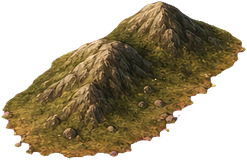
#> input picture assets/painted/hills/0.png, 247 x 160 px; its folder holds 4 pictures in this run
$ python bigcities.py ../../../assets/painted/hills/0.png out.png
#> lines starting #> are read from the running program, lines starting #| are printed output that depends on the picture; after the words box and inside, x2 and y2 are one past the last pixel; in counts of white or black regions, pixels touching at a corner belong together
#> further down, base is the input picture: PIL image 247x160 RGBA; mean R, G, B, A 62.1, 50.2, 26.9, 139.2
### tools/hdart/painted_assets.py
"""Prepares art for the painted map (src/Graphics/PaintedMap.cs) from generated images.

Input folder (as written by generate_painted.py):
  tex_NAME.png    ground textures: grass, plains, desert, tundra, snow, ocean, shallow, swamp, floor, and optionally
                  forest, hills, mountains, jungle (a terrain's own ground)
  SET.png         sprite sheets on flat magenta: trees, jungle (jungle_green.png wins), hills, mountains
  unit_*.png, res_*.png, hut.png, fortress.png, town.png, walls.png, mine.png (optional)
                  single objects on flat magenta, for the 4x sprite set (painted_set.py)
  ui_grain.png, ui_stone.png, ui_slate.png
                  interface textures, for the 4x sprite set

Output folder (copy it to the game's hd/painted):
  ground/NAME.png   textures made to repeat without seams, 512x512
  SET/N.png         each sprite cut from its sheet, with the magenta keyed out
  objects/NAME.png  each single object, keyed out and trimmed
  ui/NAME.png       interface textures made to repeat without seams, 1024x1024

Usage: python3 painted_assets.py INPUT_DIR OUTPUT_DIR
"""

import os
import sys
import numpy as np
from PIL import Image
from scipy import ndimage

import style

# forest, hills, mountains and jungle are optional: with them each of those terrains has its own ground
TEXTURES = ['grass', 'plains', 'desert', 'tundra', 'snow', 'ocean', 'shallow', 'swamp', 'floor', 'forest', 'hills', 'mountains', 'jungle']
SETS = ['trees', 'jungle', 'hills', 'mountains']
TEXTURE_SIZE = 512


def key_out(image):
    """RGBA float array: alpha from the magenta colour key, magenta spill removed."""
    a = np.asarray(image.convert('RGB'), dtype=np.float64)
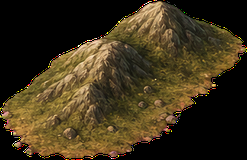
#> a: shape (160, 247, 3) float64; mean R, G, B 62.1, 50.2, 26.9
    r, g, b = a[..., 0], a[..., 1], a[..., 2]
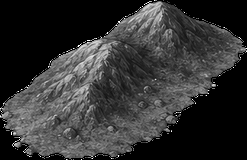
#> g: shape (160, 247) float64; min 0, max 255, mean 50.2
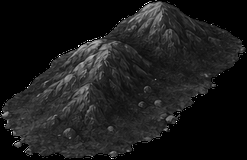
#> b: shape (160, 247) float64; min 0, max 255, mean 26.9
    key = np.minimum(r, b) - g                       # about 255 on the background, low on the art
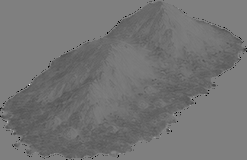
#> key: shape (160, 247) float64; min -255, max 255, mean -23.3; drawn with min black and max white
    alpha = ndimage.grey_erosion(np.clip((150 - key) / 110, 0, 1), size=(3, 3))
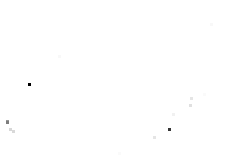
#> alpha: shape (160, 247) float64; min 0, max 1, mean 0.999
    # red and blue may not both exceed green by more than the art itself does
    spill = np.clip(np.minimum(r, b) - g - 4, 0, None)
    a = a.copy()
    a[..., 0] -= spill
#> a: shape (160, 247, 3) float64; 0.19% of pixels changed, all inside (x1, y1, x2, y2) = (3, 2, 245, 155)
    a[..., 2] -= spill
#> a: shape (160, 247, 3) float64; mean R, G, B 62.1, 50.2, 26.9
    return np.concatenate([np.clip(a, 0, 255), alpha[..., None] * 255], -1)


# [13 lines left out: function cut_sprites, not called in this run]


def cut_object(image, size=256):
    """A single object on flat magenta: its parts (blobs at least 2% of the largest), trimmed, at most `size` pixels."""
    rgba = key_out(image)
    labels, n = ndimage.label(rgba[..., 3] > 128)
#> labels: shape (160, 247) int32; values 0 (black) and 1 (white), 99.9% white; black in thin lines or dots, all inside (x1, y1, x2, y2) = (6, 83, 171, 131)
#> n = 1
    if n == 0:
        return None
    areas = ndimage.sum(np.ones(labels.shape), labels, range(1, n + 1))
#> areas = [39493]
    keep = np.isin(labels, [i + 1 for i, area in enumerate(areas) if area >= areas.max() * 0.02])
    keep = ndimage.binary_dilation(keep, iterations=3)
#> keep: shape (160, 247) bool; every value is 1
    rgba[..., 3] *= keep
    ys, xs = np.nonzero(rgba[..., 3] > 8)
    img = Image.fromarray(np.rint(rgba[ys.min():ys.max() + 1, xs.min():xs.max() + 1]).astype(np.uint8), 'RGBA')
    k = size / max(img.size)
#> k = 2.07
    if k < 1:
        img = img.resize((max(1, round(img.width * k)), max(1, round(img.height * k))), Image.LANCZOS)
    return img


# [63 lines left out: functions river_strip, main, not called in this run]


# [2 lines that do not run on import are left out]

### themes/gouache/preview/bigcities.py
"""Shows big-city variants (raw-big/*.png) in Babylon's cell of the engine preview, at game scale and zoomed, on one board.
Usage: python bigcities.py ENGINE_PNG OUT_JPG"""
import sys
import numpy as np
from PIL import Image, ImageDraw, ImageFilter, ImageFont
sys.path.insert(0, '../../../tools/hdart')
from painted_assets import cut_object

CELL, X, Y = 64, 6, 4
VARIANTS = [('big_a_landmarks', 'A  tall landmarks, inside the square', False),
            ('big_b_skyline', 'B  skyline rising above the square', True),
            ('big_c_marble', 'C  marble and gold capital', False),
            ('big_d_ziggurat', 'D  ziggurat city', False),
            ('big_e_player', 'E  player-colour roofs and banners', False),
            ('big_f_grand', 'F  grand walled capital', False)]


def soft(t):
    """Keyed town: magenta spill to earth, edge pulled in and feathered, contrast raised (as compose.py)."""
    a = np.asarray(t.convert('RGBA'), np.float32)
#> a: shape (160, 247, 4) float32
    rgb, alpha = a[..., :3], a[..., 3]
    pink = (rgb[..., 0] - rgb[..., 1] > 25) & (rgb[..., 2] - rgb[..., 1] > 25)
#> pink: shape (160, 247) bool; every value is 0
    rgb[pink] = np.median(rgb[(alpha > 250) & ~pink], axis=0)
    edge = Image.fromarray(alpha.astype('uint8')).filter(ImageFilter.MinFilter(5)).filter(ImageFilter.GaussianBlur(3))
    alpha = np.minimum(alpha, np.asarray(edge, np.float32))
    rgb = (rgb - 110) * 1.2 + 110
    return Image.fromarray(np.dstack([rgb, alpha]).clip(0, 255).astype('uint8'), 'RGBA')
#> returned value: PIL image 247x160 RGBA


def font(size):
    try:
        return ImageFont.truetype('georgiab.ttf', size)
    except OSError:
        return ImageFont.load_default()


def place(base, town, tall):
#> called with tall = False
    im = base.copy()
    t = town
    f = (CELL * 0.98 / t.width) if tall else (CELL * 0.98 / max(t.size))
#> f = 0.254
    t = t.resize((round(t.width * f), round(t.height * f)), Image.LANCZOS)
    # a skyline stands on the cell's bottom edge and rises above it; the others are centred in the cell
    left = round(X * CELL + (CELL - t.width) / 2)
#> left = 384
    top = round((Y + 1) * CELL - t.height - 1) if tall else round(Y * CELL + (CELL - t.height) / 2)
#> top = 268
    im.alpha_composite(t, (left, top))
    d = ImageDraw.Draw(im)
    bx, by = X * CELL + 1, Y * CELL + 1
    d.rectangle([bx, by, bx + 13, by + 13], fill=(48, 88, 190), outline=(20, 18, 16))
    d.text((bx + 7, by + 7), '12', font=font(9), fill='white', anchor='mm')
    for o in (2, 1):
        d.text((X * CELL + 32 + o, (Y + 1) * CELL + o), 'Babylon', font=font(12), fill=(20, 18, 16), anchor='mt')
    d.text((X * CELL + 32, (Y + 1) * CELL), 'Babylon', font=font(12), fill=(255, 250, 235), anchor='mt')
    return im


if __name__ == '__main__':
    base = Image.open(sys.argv[1]).convert('RGBA')
    crop = ((X - 2) * CELL, (Y - 1) * CELL, (X + 3) * CELL, (Y + 3) * CELL)
    tiles = []
    for name, label, tall in VARIANTS:
        try:
            town = soft(cut_object(Image.open(f'../raw-big/{name}.png'), size=512))
        except FileNotFoundError:
            continue
        im = place(base, town, tall).crop(crop).convert('RGB')
#> im: PIL image 320x256 RGB; every value is 0
        game = im
        zoom = im.resize((im.width * 2, im.height * 2), Image.LANCZOS)
#> zoom: PIL image 640x512 RGB; every value is 0
        tile = Image.new('RGB', (game.width + zoom.width + 30, zoom.height + 40), (28, 26, 24))
        tile.paste(game, (10, 40))
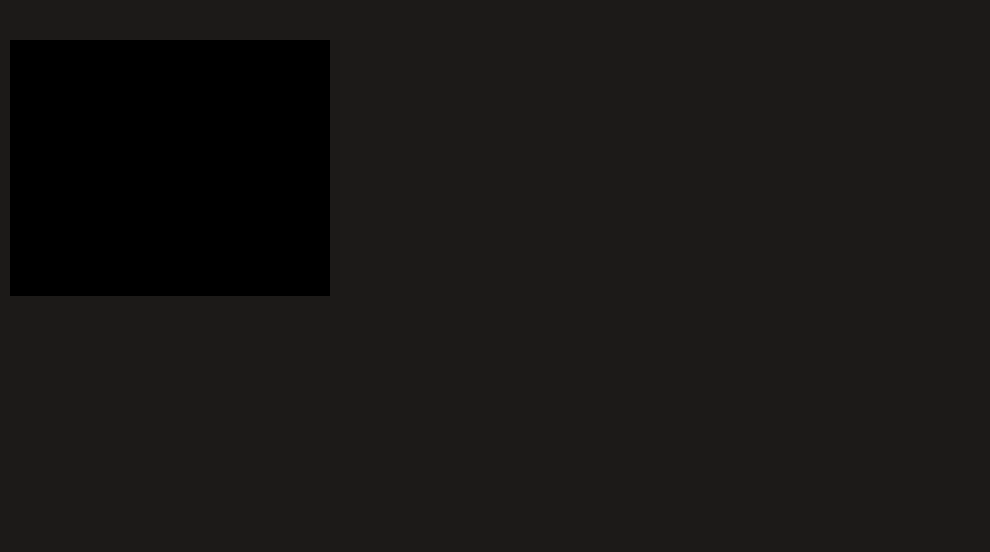
#> tile: PIL image 990x552 RGB; mean R, G, B 23.8, 22.1, 20.4
        tile.paste(zoom, (game.width + 20, 40))
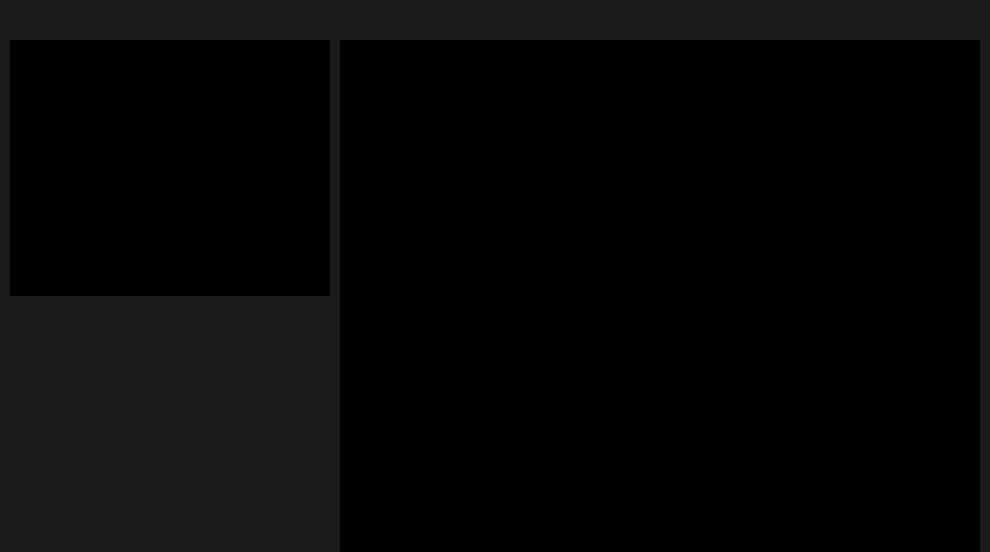
#> tile: PIL image 990x552 RGB; mean R, G, B 7, 6.5, 6
        ImageDraw.Draw(tile).text((10, 12), label + '   (left: game size, right: 2x)', font=font(18), fill=(240, 232, 214))
        tiles.append(tile)
#> pass 2 of the loop `for name, label, tall in VARIANTS:`:
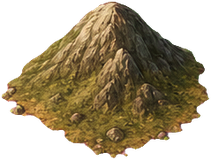
#> input picture assets/painted/hills/1.png, 211 x 160 px, given in place of big_b_skyline.png, which was not available
#> r: shape (160, 211) float64
#> g: shape (160, 211) float64
#> b: shape (160, 211) float64
#> in key_out (call 2), `key = np.minimum(r, b) - g`:
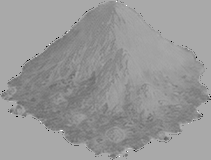
#> key: shape (160, 211) float64; min -255, max 128, mean -25; drawn with min black and max white
#> spill: shape (160, 211) float64
#> in cut_object, image is the input picture: PIL image 211x160 RGBA; mean R, G, B, A 69.5, 56.7, 31.7, 147.5
#> in cut_object (call 2), `labels, n = ndimage.label(rgba[..., 3] > 128)`:
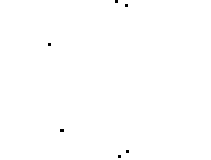
#> labels: shape (160, 211) int32; values 0 (black) and 1 (white), 99.8% white; black in thin lines or dots, all inside (x1, y1, x2, y2) = (48, 0, 129, 158)
#> areas = [33703]
#> img: PIL image 211x160 RGBA
    w, h = tiles[0].size
#> w = 990; h = 552
    board = Image.new('RGB', (w * 2, h * ((len(tiles) + 1) // 2)), (28, 26, 24))
    for i, t in enumerate(tiles):
        board.paste(t, ((i % 2) * w, (i // 2) * h))
    board.save(sys.argv[2], quality=90)
